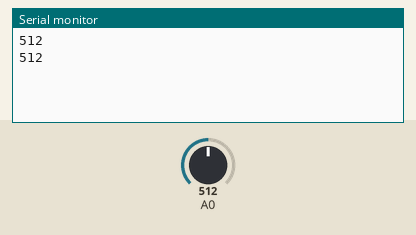
This sketch was run on a simulated Arduino Uno, built with avr-gcc and run on an emulated ATmega328P. On the bench: the last lines printed to the serial monitor. Inputs (shaded band) come from the test bench; at power-on: A0 = 512.

Above: at 2.8 s.
2.9 s: A0 set to 716
At 4.6 s:
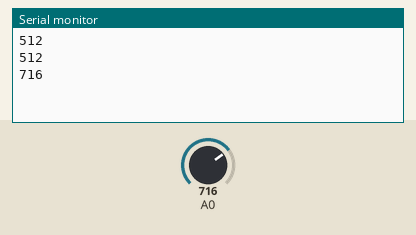
5.6 s: A0 set to 900
At 7.4 s:
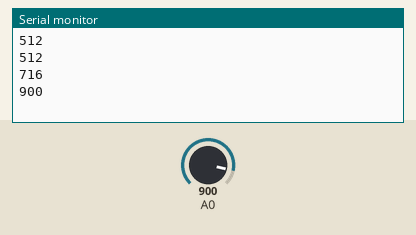
Timing chart, 0 to 8.9 s (numbered marks = the images above; inputs shaded):
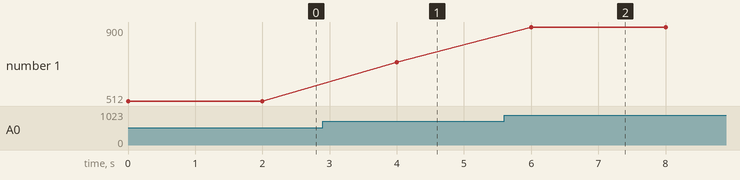

The sketch:

LDR.ino
```cpp
void setup() {
   /* Define baud rate for serial communication */
    Serial.begin(9600);
    pinMode(A0, INPUT);
}
void loop() {
  // put your main code here, to run repeatedly:
Serial.println(analogRead(A0));
delay(2000);
}
```

Measured:
- after the input at 2.9 s, the serial monitor: prints a new line after 1.1 s (image 1)
- after the input at 5.6 s, the serial monitor: prints a new line after 0.40 s (image 2)
- plotted number 1: 512 → 716 after the input at 2.9 s, 716 → 900 after the input at 5.6 s
